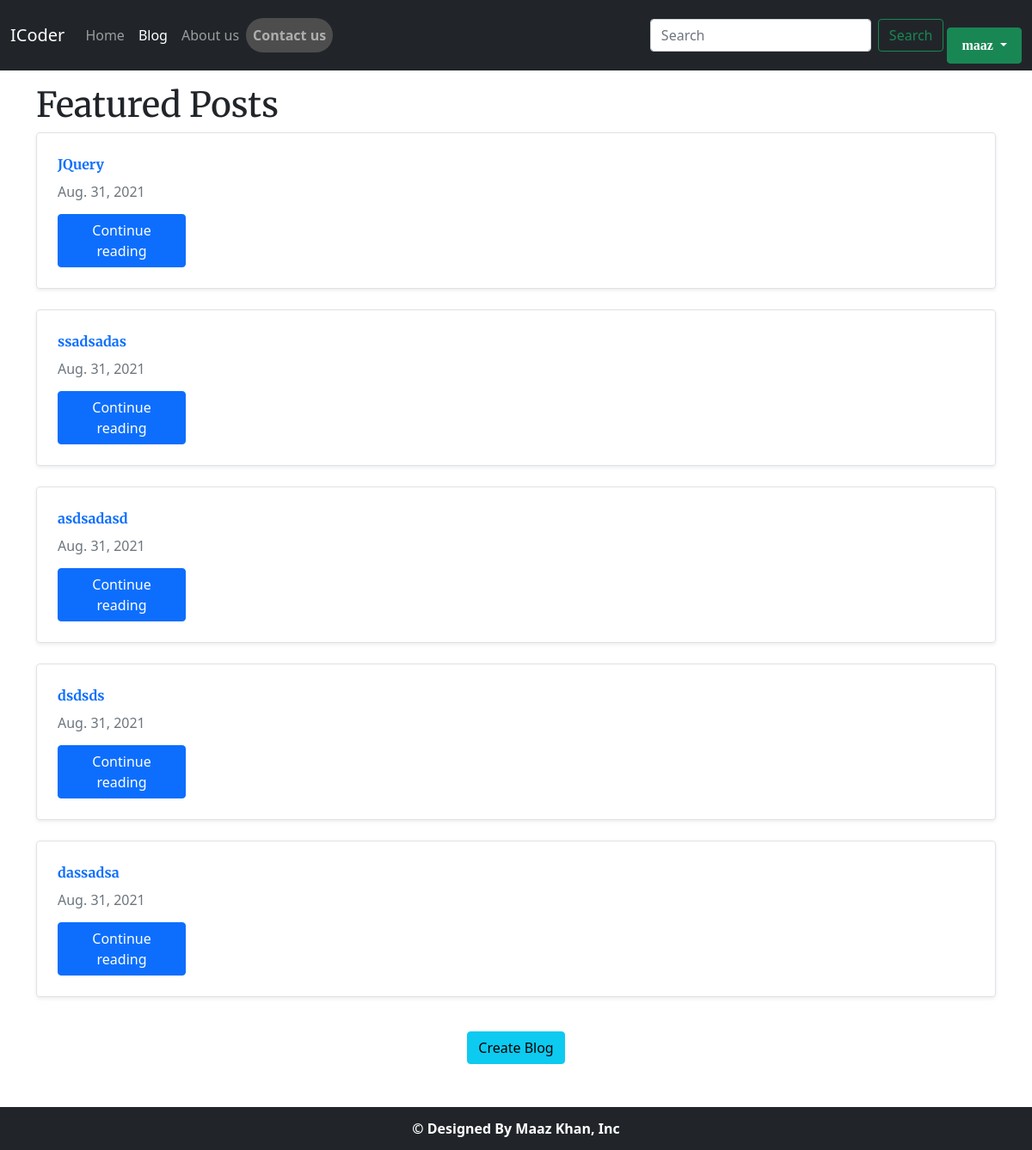
The page /search_data (signed in) on the database its author committed.
### blogapp/models.py (models this page shows, shortened)
class post(models.Model):
    post_id = models.AutoField(primary_key=True)
    title = models.CharField(max_length=20)
    content = models.TextField()
    Timestamp = models.DateField(auto_now_add=True)

### blogapp/views.py (the view)
# urls.py: path('', views.index, name='index'),
def index(request):
    post_data = post.objects.all()
    return render(request, 'blogapp/blog.html',{'post':post_data})

### templates/blogapp/blog.html (shortened to what this page needs)
{% extends 'base.html' %}
{% block blog %}active{% endblock %}
{% block body %}
<div style="margin: auto;" class="container my-3">
  <div class="row mb-2">
{% if post|length > 0 %}
    <div>
      <h1 style="font-family: 'Merriweather', serif;">Featured Posts</h1>
    </div>
    {% endif %}
      {% for item in post %}
      <div class="container">
        <div class="row g-0 border rounded overflow-hidden flex-md-row mb-4 shadow-sm h-md-250 position-relative">
          <div class="col p-4 d-flex flex-column position-static">
            <strong  style="font-family: 'Merriweather', serif;"class="d-inline-block mb-2 text-primary">{{item.title}}</strong>
            <div class="mb-1 text-muted">{{item.Timestamp}}</div>
           <div> <a style="width: 149px;
            margin-top: 10px;" href="/blog/post_view/{{item.post_id}}" class="btn btn-primary" >Continue reading</a>
          </div>
          </div>
        </div>
      </div>
      {% endfor %}
    </div>
  </div>
  <div class="button">
    <a href="/blog/write_blog"  class="btn btn-info">Create Blog</a>
  </div>
{% endblock %}
{% block footer %}
<div style="height:50px;display:flex;justify-content:center;align-items:center; position:fixed" class="footerr bg-dark">
  <span style="font-weight: bolder;" >© Designed By Maaz Khan, Inc</span>
</div>
{% endblock %}

### templates/base.html (shortened to what this page needs)
<!doctype html>
<html lang="en">
<head>
  <link href="https://cdn.jsdelivr.net/npm/bootstrap@5.1.0/dist/css/bootstrap.min.css" rel="stylesheet"
>
</head>
<body>
{% block nav %}
<nav class="navbar navbar-expand-lg navbar-dark bg-dark">
  <div class="container-fluid">
    <a class="navbar-brand" href="/">ICoder</a>
    <div class="collapse navbar-collapse" id="navbarSupportedContent">
      <ul class="navbar-nav me-auto mb-2 mb-lg-0">
        <li class="nav-item">
          <a class="nav-link {% block home %}{% endblock %}" aria-current="page" href="/">Home</a>
        </li>
        <li class="nav-item">
          <a class="nav-link {% block blog %}{% endblock %}" href="/blog">Blog</a>
        </li>
        <li class="nav-item">
          <a class="nav-link {% block about %}{% endblock %}" href="/about_us">About us</a>
        </li>
        <li class="nav-item">
          <a id="contact" class="nav-link {% block contact %}{% endblock %}" href="/contact_us">Contact us</a>
        </li>
      </ul>s
      <form method="get" action='/blog/search_data' class="d-flex">
        <input id="search" name="search" class="form-control me-2" type="search" placeholder="Search"
          aria-label="Search">
        <button style="margin-right: 4px;" class="btn btn-outline-success" type="submit">Search</button>
      </form>
{% if user.is_authenticated %}
<li  class="nav-item dropdown">
<a style="color: white;font-family: initial;
font-weight: bold;
" class="nav-link dropdown-toggle btn btn-success" href="#" id="navbarDropdown" role="button" data-bs-toggle="dropdown" aria-expanded="false">
  {{request.user}}
</a>
</li>
      {% endif %}
    </div>
  </div>
</nav>
{% endblock  %}
  {% block body %}
  {% endblock %}
  {% block footer %}
  {% endblock %}
</body>
</html>

### templates/base.html (style rules this page uses)
#contact { border-radius: 20px; background-color: #4d4d4d; font-weight: bold; }
.footerr { left: 0; bottom: 0; width: 100%; background-color: red; color: white; text-align: center; z-index: 2; }

### templates/blogapp/blog.html (style rules this page uses)
.button { text-align: center; margin-bottom: 100px; }

### rows shown on the page
post: title "JQuery", Timestamp "Aug. 31, 2021"
post: title "ssadsadas", Timestamp "Aug. 31, 2021"
post: title "asdsadasd", Timestamp "Aug. 31, 2021"
post: title "dsdsds", Timestamp "Aug. 31, 2021"
post: title "dassadsa", Timestamp "Aug. 31, 2021"

### other values the page prints
{{ request.user }} "maaz"
